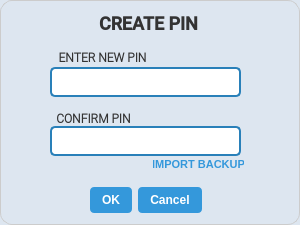
<?xml version="1.0" encoding="UTF-8"?>
<ui version="4.0">
 <class>SignUp</class>
 <widget class="QDialog" name="SignUp">
  <property name="geometry">
   <rect>
    <x>0</x>
    <y>0</y>
    <width>300</width>
    <height>225</height>
   </rect>
  </property>
  <property name="minimumSize">
   <size>
    <width>300</width>
    <height>225</height>
   </size>
  </property>
  <property name="maximumSize">
   <size>
    <width>300</width>
    <height>225</height>
   </size>
  </property>
  <property name="windowTitle">
   <string>Authentication</string>
  </property>
  <property name="windowIcon">
   <iconset>
    <normaloff>Assests/iconslock.png</normaloff>Assests/iconslock.png</iconset>
  </property>
  <property name="styleSheet">
   <string notr="true">QDialog {
    background-color: #dde6f0;  /* soft white */
    border: 1px solid #ccc;
    border-radius: 12px;
}

QLabel {
    font-size: 18px;
    font-weight: bold;
    color: #333;
}

QLineEdit {
    background-color: #ffffff;
    color: #000000;
    border: 2px solid #cccccc;
    border-radius: 6px;
    padding: 6px;
    font-size: 15px;
}

QLineEdit:focus {
    border: 2px solid #007acc;  /* blue focus glow */
    background-color: #f5faff;
}

QPushButton {
    background-color: #007acc;
    color: #ffffff;
    font-weight: bold;
    border: none;
    border-radius: 6px;
    padding: 6px 14px;
}

QPushButton:hover {
    background-color: #3399ff;
}

QPushButton:pressed {
    background-color: #006bb3;
}
</string>
  </property>
  <widget class="QLabel" name="CreatePIN">
   <property name="geometry">
    <rect>
     <x>73</x>
     <y>11</y>
     <width>151</width>
     <height>25</height>
    </rect>
   </property>
   <property name="font">
    <font>
     <family>Roboto Medium</family>
     <pointsize>-1</pointsize>
     <bold>true</bold>
    </font>
   </property>
   <property name="text">
    <string>CREATE PIN</string>
   </property>
   <property name="alignment">
    <set>Qt::AlignCenter</set>
   </property>
  </widget>
  <widget class="QLineEdit" name="NewPIN">
   <property name="geometry">
    <rect>
     <x>50</x>
     <y>67</y>
     <width>191</width>
     <height>30</height>
    </rect>
   </property>
   <property name="styleSheet">
    <string notr="true">QLineEdit {
    border: 2px solid #2980b9;
    border-radius: 5px;
    padding: 5px;
    font-size: 10px;
}
QLineEdit:focus {
    border: 2px solid #3498db;
}
</string>
   </property>
   <property name="echoMode">
    <enum>QLineEdit::Password</enum>
   </property>
  </widget>
  <widget class="QDialogButtonBox" name="ok_cancel">
   <property name="geometry">
    <rect>
     <x>0</x>
     <y>186</y>
     <width>291</width>
     <height>28</height>
    </rect>
   </property>
   <property name="mouseTracking">
    <bool>false</bool>
   </property>
   <property name="styleSheet">
    <string notr="true">QPushButton {
    background-color: #3498db;
    color: white;
    padding: 6px 12px;
    border: none;
    border-radius: 4px;
    font-weight: bold;
}
QPushButton:hover {
    background-color: #2980b9;
}
QPushButton:pressed {
    background-color: #1c5980;
}
</string>
   </property>
   <property name="standardButtons">
    <set>QDialogButtonBox::Cancel|QDialogButtonBox::Ok</set>
   </property>
   <property name="centerButtons">
    <bool>true</bool>
   </property>
  </widget>
  <widget class="QLabel" name="LockIcon">
   <property name="geometry">
    <rect>
     <x>57</x>
     <y>6</y>
     <width>30</width>
     <height>30</height>
    </rect>
   </property>
   <property name="maximumSize">
    <size>
     <width>48</width>
     <height>48</height>
    </size>
   </property>
   <property name="font">
    <font>
     <pointsize>-1</pointsize>
     <bold>true</bold>
    </font>
   </property>
   <property name="text">
    <string/>
   </property>
   <property name="pixmap">
    <pixmap>Assests/iconslock.png</pixmap>
   </property>
   <property name="scaledContents">
    <bool>true</bool>
   </property>
   <property name="alignment">
    <set>Qt::AlignCenter</set>
   </property>
  </widget>
  <widget class="QLineEdit" name="ConfirmPIN_2">
   <property name="geometry">
    <rect>
     <x>50</x>
     <y>126</y>
     <width>191</width>
     <height>30</height>
    </rect>
   </property>
   <property name="styleSheet">
    <string notr="true">QLineEdit {
    border: 2px solid #2980b9;
    border-radius: 5px;
    padding: 5px;
    font-size: 10px;
}
QLineEdit:focus {
    border: 2px solid #3498db;
}
</string>
   </property>
   <property name="echoMode">
    <enum>QLineEdit::Password</enum>
   </property>
  </widget>
  <widget class="QLabel" name="EnterPIN">
   <property name="geometry">
    <rect>
     <x>27</x>
     <y>47</y>
     <width>151</width>
     <height>20</height>
    </rect>
   </property>
   <property name="sizePolicy">
    <sizepolicy hsizetype="Expanding" vsizetype="Expanding">
     <horstretch>0</horstretch>
     <verstretch>0</verstretch>
    </sizepolicy>
   </property>
   <property name="font">
    <font>
     <family>Roboto Light</family>
     <pointsize>-1</pointsize>
     <bold>true</bold>
     <kerning>false</kerning>
    </font>
   </property>
   <property name="styleSheet">
    <string notr="true">QLabel {
    font-size: 12px;
}</string>
   </property>
   <property name="text">
    <string>ENTER NEW PIN</string>
   </property>
   <property name="scaledContents">
    <bool>true</bool>
   </property>
   <property name="alignment">
    <set>Qt::AlignCenter</set>
   </property>
  </widget>
  <widget class="QLabel" name="ConfirmPIN">
   <property name="geometry">
    <rect>
     <x>18</x>
     <y>108</y>
     <width>151</width>
     <height>20</height>
    </rect>
   </property>
   <property name="sizePolicy">
    <sizepolicy hsizetype="Expanding" vsizetype="Expanding">
     <horstretch>0</horstretch>
     <verstretch>0</verstretch>
    </sizepolicy>
   </property>
   <property name="font">
    <font>
     <family>Roboto Light</family>
     <pointsize>-1</pointsize>
     <bold>true</bold>
     <kerning>false</kerning>
    </font>
   </property>
   <property name="styleSheet">
    <string notr="true">QLabel {
    font-size: 12px;
}</string>
   </property>
   <property name="text">
    <string>CONFIRM PIN</string>
   </property>
   <property name="scaledContents">
    <bool>true</bool>
   </property>
   <property name="alignment">
    <set>Qt::AlignCenter</set>
   </property>
  </widget>
  <widget class="QPushButton" name="ResetPIN">
   <property name="geometry">
    <rect>
     <x>148</x>
     <y>156</y>
     <width>101</width>
     <height>16</height>
    </rect>
   </property>
   <property name="cursor">
    <cursorShape>PointingHandCursor</cursorShape>
   </property>
   <property name="autoFillBackground">
    <bool>false</bool>
   </property>
   <property name="styleSheet">
    <string notr="true">QPushButton {
    background-color: #dde6f0;  /* Replace with your desired color */
    color: #3498DB;               /* Text color */
    border-radius: 5px;         /* Optional: rounded corners */
    padding: 5px;               /* Optional: spacing inside button */
}
QPushButton {
    padding: 2px 5px; /* top-bottom | left-right */
    font-size: 11px;  /* Keep your desired text size */
}</string>
   </property>
   <property name="text">
    <string>IMPORT BACKUP</string>
   </property>
  </widget>
 </widget>
 <resources/>
 <connections/>
</ui>
